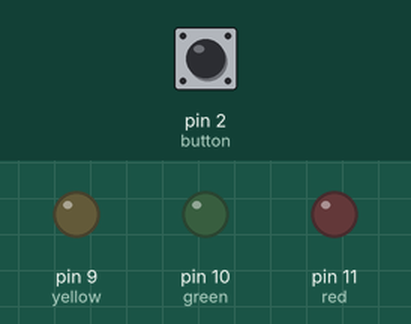
A sketch run on a simulated Arduino Uno, built with avr-gcc and run on an emulated ATmega328P. Shown: output pins drawn as LEDs (lit = HIGH). Inputs (shaded band) come from the test bench; at power-on: pin 2 (button) HIGH.

Above: at 1.2 s.
1.3 s: pin 2 (button) pulled LOW for 0.15 s
At 2.1 s:
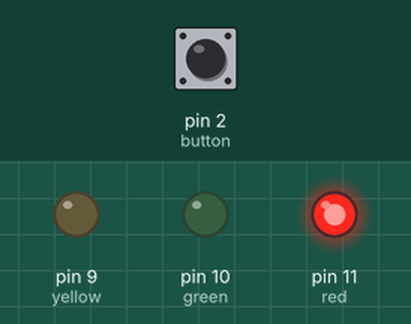
4.4 s: pin 2 (button) pulled LOW for 1 s
At 6.2 s:
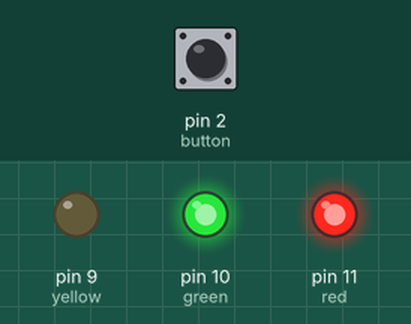
7.9 s: pin 2 (button) pulled LOW for 3.2 s
At 11.2 s:
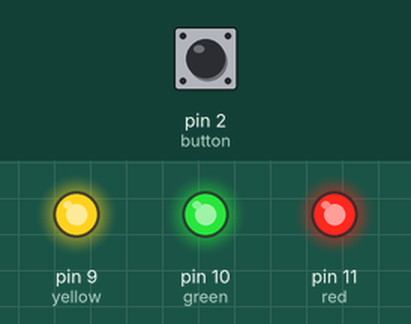
Timing chart, 0 to 13.4 s (numbered marks = the images above; inputs shaded):
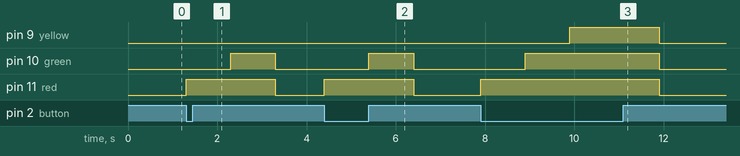

The sketch:

three_led_with_push_button.ino
```cpp
// C++ code
//

int red = 11;
int green = 10;
int yellow = 9;

int button = 2;

void setup()
{
  pinMode(red, OUTPUT);
  pinMode(green, OUTPUT);
  pinMode(yellow, OUTPUT);

  pinMode(button, INPUT_PULLUP);
}

void loop()
{
  if ( digitalRead(button)== LOW){

    digitalWrite(red, HIGH);
    delay(1000);
    digitalWrite(green, HIGH);
    delay(1000);
    digitalWrite(yellow, HIGH);

  }

  else{
    digitalWrite(red, LOW);
    digitalWrite(green, LOW);
    digitalWrite(yellow, LOW);
  }
}
```

Measured:
- after the input at 1.3 s, pin 10 (green): LOW → HIGH after 1.0 s, → LOW 1.0 s later; pin 11 (red): LOW → HIGH at once, → LOW 2.0 s later
- after the input at 4.4 s, pin 10 (green): LOW → HIGH after 1.0 s, → LOW 1.0 s later; pin 11 (red): LOW → HIGH at once, → LOW 2.0 s later
- after the input at 7.9 s, pin 9 (yellow): LOW → HIGH after 2.0 s, → LOW 2.0 s later; pin 10 (green): LOW → HIGH after 1.0 s, → LOW 3.0 s later; pin 11 (red): LOW → HIGH at once, → LOW 4.0 s later
